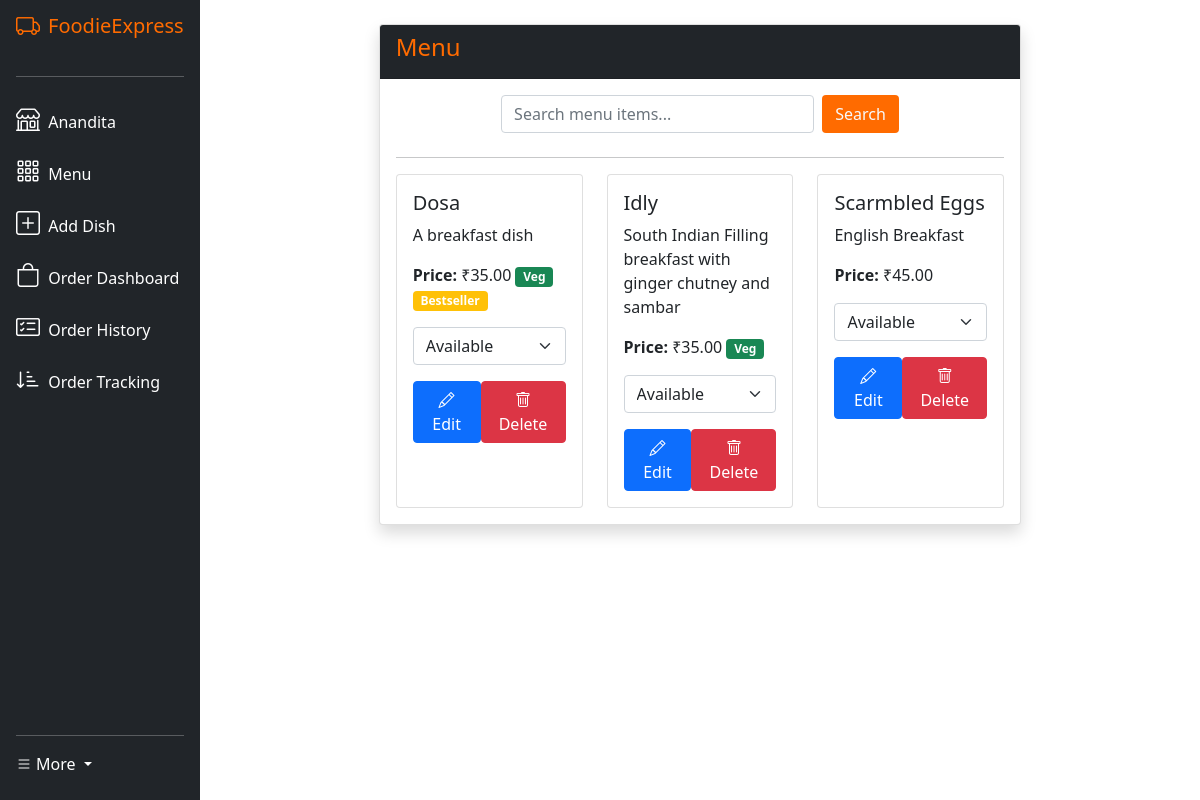
The page /restaurant/menu/ (signed in) on the database its author committed.
### core/models.py (models this page shows, shortened)
class User(AbstractUser):
    CUSTOMER = 'customer'
    RESTAURANT = 'restaurant'
    DELIVERY_PARTNER = 'delivery_partner'
    USER_TYPE_CHOICES = [
        (CUSTOMER, 'Customer'),
        (RESTAURANT, 'Restaurant'),
        (DELIVERY_PARTNER, 'Delivery Partner'),
    ]
    user_type = models.CharField(max_length=20, choices=USER_TYPE_CHOICES)
    phone_number = models.CharField(max_length=15, unique=True)
    address = models.TextField()
    created_at = models.DateTimeField(auto_now_add=True)
    updated_at = models.DateTimeField(auto_now=True)
    class Meta:
        verbose_name = 'User'
        verbose_name_plural = 'Users'
        ordering = ['-created_at']
        indexes = [
            models.Index(fields=['user_type']),
            models.Index(fields=['phone_number'])
        ]

class MenuItem(models.Model):
    AVAILABILITY_CHOICES = [
        ('available', 'Available'),
        ('out_of_stock', 'Out of Stock'),
        ('removed', 'Removed')
    ]
    restaurant = models.ForeignKey(Restaurant, on_delete=models.CASCADE, related_name='menu_items')
    name = models.CharField(max_length=100)
    description = models.TextField()
    price = models.DecimalField(max_digits=10, decimal_places=2)
    is_vegetarian = models.BooleanField(default=False)
    is_bestseller = models.BooleanField(default=False)
    availability = models.CharField(max_length=20, choices=AVAILABILITY_CHOICES, default='available')
    photo_url = models.URLField(max_length=1000, blank=True, null=True)
    created_at = models.DateTimeField(auto_now_add=True)
    updated_at = models.DateTimeField(auto_now=True)
    class Meta:
        verbose_name = 'Menu Item'
        verbose_name_plural = 'Menu Items'
        ordering = ['restaurant', 'name']
        unique_together = ['restaurant', 'name']
        indexes = [
            models.Index(fields=['name']),
            models.Index(fields=['is_vegetarian']),
            models.Index(fields=['availability'])
        ]

### core/views.py (the view)
# urls.py: path('restaurant/menu/', views.restaurant_menu, name='restaurant_menu'),
@login_required
def restaurant_menu(request):
    if request.user.user_type != 'restaurant':
        return redirect('home')
    restaurant = Restaurant.objects.get(owner=request.user)
    menu_items = MenuItem.objects.filter(restaurant=restaurant)
    return render(request, 'core/restaurant_menu.html', {
        'menu_items': menu_items
    })

### core/templates/core/restaurant_menu.html (shortened to what this page needs)
{% extends 'core/layout.html' %}
{% load static %}
{% block body %}
<div class="container py-4">
    <div class="row justify-content-center">
        <div class="col-lg-8 col-md-10">
            <div class="card shadow">
                <div class="card-header bg-dark text-accent">
                    <h4>Menu</h4>
                </div>
                <div class="card-body">
                    <div class="row mb-4">
                        <div class="col-md-8 mx-auto">
                            <form id="searchForm" class="d-flex">
                                <input class="form-control me-2" type="search" placeholder="Search menu items..." id="searchInput">
                                <button class="btn btn-accent" type="submit">Search</button>
                            </form>
                        </div>
                    </div>
                    <hr>
                    <div class="row row-cols-1 row-cols-md-3 g-4" id="menuItemsContainer">
                        {% for item in menu_items %}
                        <div class="col" id="menuItem-{{ item.id }}">
                            <div class="card h-100">
                                <div class="card-body">
                                    <h5 class="card-title">{{ item.name }}</h5>
                                    <p class="card-text">{{ item.description }}</p>
                                    <p class="card-text">
                                        <strong>Price:</strong> ₹{{ item.price }}
                                        {% if item.is_vegetarian %}
                                        <span class="badge bg-success">Veg</span>
                                        {% endif %}
                                        {% if item.is_bestseller %}
                                        <span class="badge bg-warning">Bestseller</span>
                                        {% endif %}
                                    </p>
                                    <select class="form-select mb-3 availability-select" data-item-id="{{ item.id }}">
                                        <option value="available" {% if item.availability == 'available' %}selected{% endif %}>Available</option>
                                    </select>
                                    <div class="d-flex justify-content-between">
                                        <button class="btn btn-primary edit-item" data-item-id="{{ item.id }}">
                                            <i class="bi bi-pencil"></i> Edit
                                        </button>
                                        <button class="btn btn-danger delete-item" data-item-id="{{ item.id }}">
                                            <i class="bi bi-trash"></i> Delete
                                        </button>
                                    </div>
                                </div>
                            </div>
                        </div>
                        {% empty %}
                        <div class="col-12 text-center">
                            <p>No menu items available.</p>
                        </div>
                        {% endfor %}
                    </div>
                </div>
            </div>
        </div>
    </div>
</div>
{% endblock %}

### core/templates/core/layout.html (shortened to what this page needs)
{% load static %}
<!DOCTYPE html>
<html lang="en">
    <head>
        <link href="https://cdn.jsdelivr.net/npm/bootstrap@5.0.2/dist/css/bootstrap.min.css" rel="stylesheet">
        <link href="https://cdn.jsdelivr.net/npm/bootstrap-icons@1.10.0/font/bootstrap-icons.css" rel="stylesheet">
        <link rel="stylesheet" href="https://cdnjs.cloudflare.com/ajax/libs/font-awesome/4.7.0/css/font-awesome.min.css">
        <link href="{% static 'core/styles.css' %}" rel="stylesheet">
    </head>
    <body>
        <div class="sidebar-wrapper">
            <div class="sidebar-content d-flex flex-column align-items-center align-items-sm-start px-3 pt-2 text-white">
                <a href="/" class="d-flex align-items-center pb-3 mb-md-0 me-md-auto text-white text-decoration-none">
                    <i class="bi bi-truck fs-4 me-2 brand-text"></i>
                    <span class="fs-5 d-none d-sm-inline brand-text">FoodieExpress</span>
                </a>
                <hr class="w-100">
                <ul class="nav nav-pills flex-column mb-sm-auto mb-0 align-items-center align-items-sm-start" id="menu">
                    {% if user.is_authenticated %}
                    {% if user.user_type == 'restaurant' %}
                    <li class="nav-item">
                        <a href="{% url 'restaurant_profile' %}" class="nav-link align-middle px-0 text-white">
                            <i class="fs-4 bi bi-shop"></i>
                            <span class="ms-1 d-none d-sm-inline">{{user.username}}</span>
                        </a>
                    </li>
                    <li class="nav-item">
                        <a class="nav-link align-middle px-0 text-white" href="{% url 'restaurant_menu' %}">
                            <i class="fs-4 bi bi-grid-3x3-gap"></i>
                            <span class="ms-1 d-none d-sm-inline">Menu</span>
                        </a>
                    </li>
                    <li class="nav-item">
                        <a class="nav-link align-middle px-0 text-white" href="{% url 'menu_item_add' %}">
                            <i class="fs-4 bi bi-plus-square"></i>
                            <span class="ms-1 d-none d-sm-inline">Add Dish</span>
                        </a>
                    </li>
                    <li class="nav-item">
                        <a class="nav-link align-middle px-0 text-white" href="{% url 'restaurant_dashboard' %}">
                            <i class="fs-4 bi bi-bag"></i>
                            <span class="ms-1 d-none d-sm-inline">Order Dashboard</span>
                        </a>
                    </li>
                    <li class="nav-item">
                        <a href="{% url 'restaurant_order_history' %}" class="nav-link align-middle px-0 text-white">
                            <i class="fs-4 bi bi-card-checklist"></i>
                            <span class="ms-1 d-none d-sm-inline">Order History</span>
                        </a>
                    </li>
                    <li class="nav-item">
                        <a href="{% url 'latest_order_tracking' %}" class="nav-link align-middle px-0 text-white">
                            <i class="fs-4 bi bi-sort-down-alt"></i>
                            <span class="ms-1 d-none d-sm-inline">Order Tracking</span>
                        </a>
                    </li>
                        {% endif %}
                    {% endif %}
                </ul>
                <hr class="w-100">
                <div class="dropdown pb-4">
                    {% if request.user.is_authenticated %}
                        <a href="#" class="d-flex align-items-center text-white text-decoration-none dropdown-toggle" id="dropdown.user1" data-bs-toggle="dropdown" aria-expanded="false">
                            <i class="bi bi-list"></i>
                            <span class="d-none d-sm-inline mx-1">More</span>
                        </a>
                    {% endif %}
                </div>
            </div>
        </div>
        <div class="main-content-wrapper">
            {% block body %}
            {% endblock %}
        </div>
    </body>
</html>

### core/templates/core/layout.html (style rules this page uses)
:root { --accent-color: #ff6b00; }
body { overflow-x: hidden; }
.brand-text { color: var(--accent-color) !important; }
.sidebar-wrapper { position: fixed; left: 0; top: 0; bottom: 0; width: 16.66667%; background-color: #212529; z-index: 1000; }
.sidebar-content { height: 100vh; overflow-y: auto; }
.main-content-wrapper { margin-left: 16.66667%; width: calc(100% - 16.66667%); min-height: 100vh; }

### core/templates/core/restaurant_menu.html (style rules this page uses)
.btn-accent { background-color: #ff6b00; color: #f8f9fa; }
.card { transition: transform 0.2s; }
.text-accent { color: #ff6b00; }

### rows shown on the page
User: username "Anandita"
MenuItem: name "Dosa", description "A breakfast dish", price "35.00", is_vegetarian "Veg", is_bestseller "Bestseller", availability+id "Available"
MenuItem: name "Idly", description "South Indian Filling breakfast with ginger chutney and sambar", price "35.00", is_vegetarian "Veg", availability+id "Available"
MenuItem: name "Scarmbled Eggs", description "English Breakfast", price "45.00", availability+id "Available"
